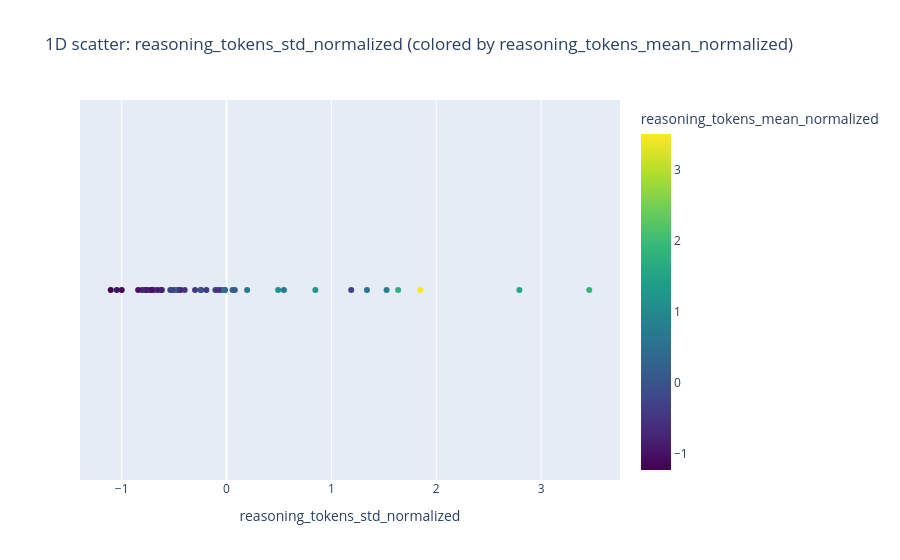
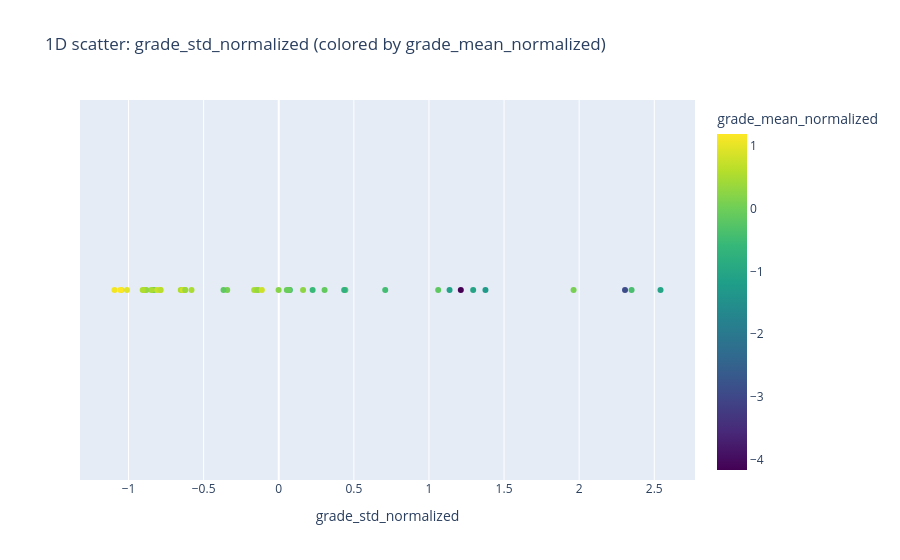
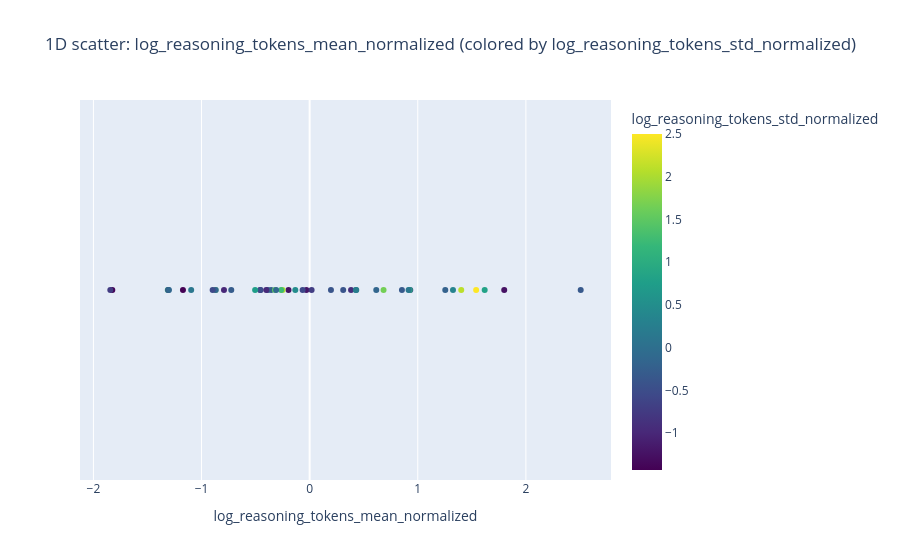
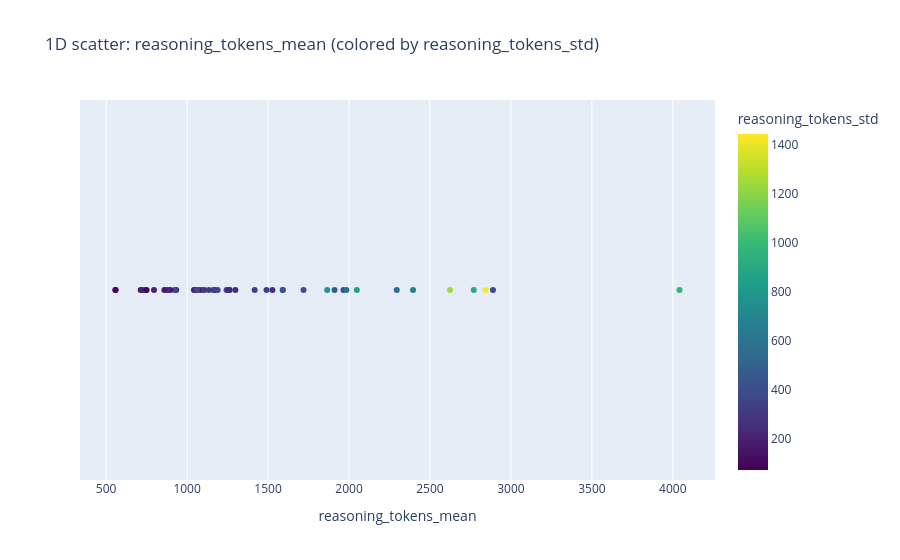

These figures' notebook cell, in order:
### Code cell
final_df_filtered = final_df[final_df['reasoning_tokens_std_normalized'] < 0.3]
df_in_use = final_df.copy()

df_in_use['id'] = df_in_use['id'].astype(object)
agg_df['id'] = agg_df.index.astype(object)
# show correlation matrix heatmap of agg_df for all numeric columns - without id column and non normalized columns
numeric_cols = [col for col in df_in_use.select_dtypes(include=[np.number]).columns if 'normalized' in col or 'avg_answer_distance' in col]
corr_matrix = df_in_use[numeric_cols].corr()
plt.figure(figsize=(12, 8))
sns.heatmap(corr_matrix, annot=True, cmap='coolwarm', fmt=".2f")
plt.title('Correlation Matrix Heatmap')
plt.show()

# show one dimentional scatter plots for each of the following columns: 'reasoning_tokens_std_normalized', 'grade_std_normalized', 'log_reasoning_tokens_std_normalized'
cols = [
    "reasoning_tokens_std_normalized",
    "grade_std_normalized",
    "log_reasoning_tokens_mean_normalized",
    "reasoning_tokens_mean",
    "grade_std",
    "log_reasoning_tokens_mean",
    "avg_answer_distance",
    "avg_answer_distance_normalized"
]

for col in cols:
    print(f"Plotting 1D scatter for column: {col}")
    mean_col = col.replace("std", "mean")
    std_col = col.replace("mean", "std")
    color_col = mean_col if "std" in col else std_col

    df_plot = df_in_use.copy()
    df_plot["_y"] = 0  # keep it 1D

    fig = px.scatter(
        df_plot,
        x=col,
        y="_y",
        color=color_col,
        hover_data=["id", col, color_col],
        title=f"1D scatter: {col} (colored by {color_col})",
        color_continuous_scale="Viridis",
    )

    fig.update_yaxes(visible=False)
    fig.update_layout(
        xaxis_title=col,
        yaxis_title="",
        showlegend=False,
    )

    fig.show()

### Figure 1 — Plotly figure (JSON) as saved in the notebook; plotly's stock layout.template omitted (floating-point values rounded to 4 significant figures)
{"data": [{"customdata": [["1", 1.78], ["2", -0.3929], ["3", -0.5667], ["4", 0.04166], ["5", 0.6873], ["6", -1.225], ["7", -1.225], ["8", -0.2687], ["9", 0.1782], ["10", -0.9765], ["11", -0.3681], ["12", -0.05767], ["13", 0.7991], ["14", 0.5507], ["15", -0.5047], ["16", 0.09133], ["17", -0.5543], ["18", -0.902], ["19", -0.7157], ["20", -0.7282], ["21", -0.4798], ["22", 1.581], ["23", -0.7654], ["24", 0.1782], ["25", -0.2687], ["26", 1.271], ["27", 0.7122], ["28", -1.014], ["29", 3.506], ["30", -0.7902], ["31", -0.5295], ["32", 1.879], ["33", -0.2936], ["34", 1.134], ["35", -0.2191], ["36", 0.6128], ["37", 1.941], ["38", -1.001], ["39", -0.9641], ["40", -0.5419], ["41", -0.4053], ["42", -0.4426], ["43", 0.3521], ["44", -0.2812], ["45", -0.8151]], "hovertemplate": "reasoning_tokens_std_normalized=%{x}<br>_y=%{y}<br>id=%{customdata[0]}<br>reasoning_tokens_mean_normalized=%{marker.color}<extra></extra>", "legendgroup": "", "marker": {"color": [1.78, -0.3929, -0.5667, 0.04166, 0.6873, -1.225, -1.225, -0.2687, 0.1782, -0.9765, -0.3681, -0.05767, 0.7991, 0.5507, -0.5047, 0.09133, -0.5543, -0.902, -0.7157, -0.7282, -0.4798, 1.581, -0.7654, 0.1782, -0.2687, 1.271, 0.7122, -1.014, 3.506, -0.7902, -0.5295, 1.879, -0.2936, 1.134, -0.2191, 0.6128, 1.941, -1.001, -0.9641, -0.5419, -0.4053, -0.4426, 0.3521, -0.2812, -0.8151], "coloraxis": "coloraxis", "symbol": "circle"}, "mode": "markers", "name": "", "orientation": "v", "showlegend": false, "type": "scatter", "x": [1.636, -0.7817, -0.7553, -0.2438, -0.04207, -1.104, -0.9997, 1.189, 0.07858, -0.4391, -0.1068, -0.2457, 1.525, 1.339, -0.4634, -0.4947, -0.626, -0.6584, -0.6924, -0.0182, -0.3993, 2.792, -0.8054, 0.05714, -0.7179, 0.8467, 0.547, -0.8429, 1.848, -0.617, -0.7179, 3.458, -0.04124, 0.4919, -0.5193, 0.1961, -0.02065, -0.7179, -1.047, -0.07658, -0.1919, -0.3003, -0.01494, -0.5365, -0.7665], "xaxis": "x", "y": [0, 0, 0, 0, 0, 0, 0, 0, 0, 0, 0, 0, 0, 0, 0, 0, 0, 0, 0, 0, 0, 0, 0, 0, 0, 0, 0, 0, 0, 0, 0, 0, 0, 0, 0, 0, 0, 0, 0, 0, 0, 0, 0, 0, 0], "yaxis": "y"}], "layout": {"coloraxis": {"colorbar": {"title": {"text": "reasoning_tokens_mean_normalized"}}, "colorscale": [[0, "#440154"], [0.1111, "#482878"], [0.2222, "#3e4989"], [0.3333, "#31688e"], [0.4444, "#26828e"], [0.5556, "#1f9e89"], [0.6667, "#35b779"], [0.7778, "#6ece58"], [0.8889, "#b5de2b"], [1, "#fde725"]]}, "legend": {"tracegroupgap": 0}, "showlegend": false, "title": {"text": "1D scatter: reasoning_tokens_std_normalized (colored by reasoning_tokens_mean_normalized)"}, "xaxis": {"anchor": "y", "domain": [0, 1], "title": {"text": "reasoning_tokens_std_normalized"}}, "yaxis": {"anchor": "x", "domain": [0, 1], "title": {"text": ""}, "visible": false}}}

### Figure 2 — Plotly figure (JSON) as saved in the notebook; plotly's stock layout.template omitted (floating-point values rounded to 4 significant figures)
{"data": [{"customdata": [["1", -0.1473], ["2", -0.01063], ["3", 0.09189], ["4", -0.2157], ["5", 0.502], ["6", 0.9634], ["7", 1.083], ["8", 1.083], ["9", -0.1302], ["10", 0.9805], ["11", 0.2115], ["12", -0.5574], ["13", -0.04481], ["14", 0.07481], ["15", -0.09607], ["16", -0.5745], ["17", 0.4678], ["18", 0.9634], ["19", 0.502], ["20", 0.8267], ["21", 0.502], ["22", 0.502], ["23", 0.7071], ["24", 0.3482], ["25", 0.3311], ["26", -0.7454], ["27", -0.4036], ["28", 0.3311], ["29", -1.224], ["30", 0.5362], ["31", 0.09189], ["32", -0.04481], ["33", 0.2628], ["34", -0.4549], ["35", -0.1644], ["36", -1.053], ["37", -4.163], ["38", 1.186], ["39", 0.7583], ["40", 0.6216], ["41", 0.7925], ["42", -1.104], ["43", -1.036], ["44", -2.933], ["45", 0.3824]], "hovertemplate": "grade_std_normalized=%{x}<br>_y=%{y}<br>id=%{customdata[0]}<br>grade_mean_normalized=%{marker.color}<extra></extra>", "legendgroup": "", "marker": {"color": [-0.1473, -0.01063, 0.09189, -0.2157, 0.502, 0.9634, 1.083, 1.083, -0.1302, 0.9805, 0.2115, -0.5574, -0.04481, 0.07481, -0.09607, -0.5745, 0.4678, 0.9634, 0.502, 0.8267, 0.502, 0.502, 0.7071, 0.3482, 0.3311, -0.7454, -0.4036, 0.3311, -1.224, 0.5362, 0.09189, -0.04481, 0.2628, -0.4549, -0.1644, -1.053, -4.163, 1.186, 0.7583, 0.6216, 0.7925, -1.104, -1.036, -2.933, 0.3824], "coloraxis": "coloraxis", "symbol": "circle"}, "mode": "markers", "name": "", "orientation": "v", "showlegend": false, "type": "scatter", "x": [1.061, -0.8304, -0.8364, 0.4434, -0.6523, -1.048, -0.8951, -1.093, 0.3051, -0.7874, -0.001021, 0.2254, 0.05387, 1.963, -0.6374, 0.07401, -0.6249, -1.011, -0.5809, -0.6395, -0.8488, -0.1637, -0.8987, -0.1397, -0.1421, 0.4355, 2.349, -0.8814, 1.376, -0.9058, -0.3429, 0.068, 0.1621, 0.7088, -0.3678, 1.294, 1.212, -1.054, -0.8098, -0.7874, -0.1127, 1.137, 2.541, 2.305, -0.6228], "xaxis": "x", "y": [0, 0, 0, 0, 0, 0, 0, 0, 0, 0, 0, 0, 0, 0, 0, 0, 0, 0, 0, 0, 0, 0, 0, 0, 0, 0, 0, 0, 0, 0, 0, 0, 0, 0, 0, 0, 0, 0, 0, 0, 0, 0, 0, 0, 0], "yaxis": "y"}], "layout": {"coloraxis": {"colorbar": {"title": {"text": "grade_mean_normalized"}}, "colorscale": [[0, "#440154"], [0.1111, "#482878"], [0.2222, "#3e4989"], [0.3333, "#31688e"], [0.4444, "#26828e"], [0.5556, "#1f9e89"], [0.6667, "#35b779"], [0.7778, "#6ece58"], [0.8889, "#b5de2b"], [1, "#fde725"]]}, "legend": {"tracegroupgap": 0}, "showlegend": false, "title": {"text": "1D scatter: grade_std_normalized (colored by grade_mean_normalized)"}, "xaxis": {"anchor": "y", "domain": [0, 1], "title": {"text": "grade_std_normalized"}}, "yaxis": {"anchor": "x", "domain": [0, 1], "title": {"text": ""}, "visible": false}}}

### Figure 3 — Plotly figure (JSON) as saved in the notebook; plotly's stock layout.template omitted (floating-point values rounded to 4 significant figures)
{"data": [{"customdata": [["1", 0.8209], ["2", -1.22], ["3", -1.031], ["4", -0.4055], ["5", -0.6451], ["6", -1.393], ["7", -0.7333], ["8", 2.05], ["9", 0.1282], ["10", 1.053], ["11", 1.259], ["12", -0.3812], ["13", 0.9713], ["14", 1.661], ["15", -0.382], ["16", -0.9036], ["17", -0.503], ["18", 0.1365], ["19", -0.2927], ["20", 1.698], ["21", -0.2523], ["22", 2.099], ["23", -0.9955], ["24", 0.2514], ["25", -1.197], ["26", 0.3354], ["27", 0.1329], ["28", -0.6259], ["29", -0.3254], ["30", -0.1472], ["31", -0.9682], ["32", 2.501], ["33", 0.4747], ["34", -0.2077], ["35", -0.7146], ["36", -0.3212], ["37", -1.245], ["38", -0.1191], ["39", -1.43], ["40", 0.7541], ["41", 1.494], ["42", -0.1111], ["43", -0.1476], ["44", -0.5685], ["45", -0.553]], "hovertemplate": "log_reasoning_tokens_mean_normalized=%{x}<br>_y=%{y}<br>id=%{customdata[0]}<br>log_reasoning_tokens_std_normalized=%{marker.color}<extra></extra>", "legendgroup": "", "marker": {"color": [0.8209, -1.22, -1.031, -0.4055, -0.6451, -1.393, -0.7333, 2.05, 0.1282, 1.053, 1.259, -0.3812, 0.9713, 1.661, -0.382, -0.9036, -0.503, 0.1365, -0.2927, 1.698, -0.2523, 2.099, -0.9955, 0.2514, -1.197, 0.3354, 0.1329, -0.6259, -0.3254, -0.1472, -0.9682, 2.501, 0.4747, -0.2077, -0.7146, -0.3212, -1.245, -0.1191, -1.43, 0.7541, 1.494, -0.1111, -0.1476, -0.5685, -0.553], "coloraxis": "coloraxis", "symbol": "circle"}, "mode": "markers", "name": "", "orientation": "v", "showlegend": false, "type": "scatter", "x": [1.619, -0.1954, -0.457, 0.3104, 0.9305, -1.825, -1.844, -0.2504, 0.4312, -1.312, -0.2631, 0.1971, 0.9252, 0.6836, -0.3872, 0.3828, -0.4542, -1.096, -0.7249, -0.8706, -0.3562, 1.402, -0.7924, 0.4278, -0.03038, 1.326, 0.9151, -1.308, 2.507, -0.8687, -0.4016, 1.54, -0.1327, 1.254, 0.01805, 0.8536, 1.8, -1.301, -1.172, -0.5042, -0.3207, -0.3099, 0.6163, -0.06486, -0.8972], "xaxis": "x", "y": [0, 0, 0, 0, 0, 0, 0, 0, 0, 0, 0, 0, 0, 0, 0, 0, 0, 0, 0, 0, 0, 0, 0, 0, 0, 0, 0, 0, 0, 0, 0, 0, 0, 0, 0, 0, 0, 0, 0, 0, 0, 0, 0, 0, 0], "yaxis": "y"}], "layout": {"coloraxis": {"colorbar": {"title": {"text": "log_reasoning_tokens_std_normalized"}}, "colorscale": [[0, "#440154"], [0.1111, "#482878"], [0.2222, "#3e4989"], [0.3333, "#31688e"], [0.4444, "#26828e"], [0.5556, "#1f9e89"], [0.6667, "#35b779"], [0.7778, "#6ece58"], [0.8889, "#b5de2b"], [1, "#fde725"]]}, "legend": {"tracegroupgap": 0}, "showlegend": false, "title": {"text": "1D scatter: log_reasoning_tokens_mean_normalized (colored by log_reasoning_tokens_std_normalized)"}, "xaxis": {"anchor": "y", "domain": [0, 1], "title": {"text": "log_reasoning_tokens_mean_normalized"}}, "yaxis": {"anchor": "x", "domain": [0, 1], "title": {"text": ""}, "visible": false}}}

### Figure 4 — Plotly figure (JSON) as saved in the notebook; plotly's stock layout.template omitted (floating-point values rounded to 4 significant figures)
{"data": [{"customdata": [["1", 895.0], ["2", 168.2], ["3", 176.1], ["4", 329.9], ["5", 390.5], ["6", 71.21], ["7", 102.6], ["8", 760.6], ["9", 426.8], ["10", 271.2], ["11", 371.1], ["12", 329.3], ["13", 861.8], ["14", 805.7], ["15", 263.9], ["16", 254.5], ["17", 215.0], ["18", 205.3], ["19", 195.0], ["20", 397.7], ["21", 283.1], ["22", 1243.0], ["23", 161.1], ["24", 420.4], ["25", 187.4], ["26", 657.7], ["27", 567.6], ["28", 149.8], ["29", 958.9], ["30", 217.7], ["31", 187.4], ["32", 1443.0], ["33", 390.8], ["34", 551.1], ["35", 247.1], ["36", 462.1], ["37", 397.0], ["38", 187.4], ["39", 88.33], ["40", 380.2], ["41", 345.5], ["42", 312.9], ["43", 398.7], ["44", 241.9], ["45", 172.7]], "hovertemplate": "reasoning_tokens_mean=%{x}<br>_y=%{y}<br>id=%{customdata[0]}<br>reasoning_tokens_std=%{marker.color}<extra></extra>", "legendgroup": "", "marker": {"color": [895.0, 168.2, 176.1, 329.9, 390.5, 71.21, 102.6, 760.6, 426.8, 271.2, 371.1, 329.3, 861.8, 805.7, 263.9, 254.5, 215.0, 205.3, 195.0, 397.7, 283.1, 1243.0, 161.1, 420.4, 187.4, 657.7, 567.6, 149.8, 958.9, 217.7, 187.4, 1443.0, 390.8, 551.1, 247.1, 462.1, 397.0, 187.4, 88.33, 380.2, 345.5, 312.9, 398.7, 241.9, 172.7], "coloraxis": "coloraxis", "symbol": "circle"}, "mode": "markers", "name": "", "orientation": "v", "showlegend": false, "type": "scatter", "x": [2770.0, 1170.0, 1042.0, 1490.0, 1966.0, 557.7, 557.7, 1262.0, 1591.0, 740.6, 1189.0, 1417.0, 2048.0, 1865.0, 1088.0, 1527.0, 1051.0, 795.4, 932.6, 923.4, 1106.0, 2624.0, 896.0, 1591.0, 1262.0, 2395.0, 1984.0, 713.1, 4041.0, 877.7, 1070.0, 2843.0, 1243.0, 2295.0, 1298.0, 1911.0, 2889.0, 722.3, 749.7, 1061.0, 1161.0, 1134.0, 1719.0, 1253.0, 859.4], "xaxis": "x", "y": [0, 0, 0, 0, 0, 0, 0, 0, 0, 0, 0, 0, 0, 0, 0, 0, 0, 0, 0, 0, 0, 0, 0, 0, 0, 0, 0, 0, 0, 0, 0, 0, 0, 0, 0, 0, 0, 0, 0, 0, 0, 0, 0, 0, 0], "yaxis": "y"}], "layout": {"coloraxis": {"colorbar": {"title": {"text": "reasoning_tokens_std"}}, "colorscale": [[0, "#440154"], [0.1111, "#482878"], [0.2222, "#3e4989"], [0.3333, "#31688e"], [0.4444, "#26828e"], [0.5556, "#1f9e89"], [0.6667, "#35b779"], [0.7778, "#6ece58"], [0.8889, "#b5de2b"], [1, "#fde725"]]}, "legend": {"tracegroupgap": 0}, "showlegend": false, "title": {"text": "1D scatter: reasoning_tokens_mean (colored by reasoning_tokens_std)"}, "xaxis": {"anchor": "y", "domain": [0, 1], "title": {"text": "reasoning_tokens_mean"}}, "yaxis": {"anchor": "x", "domain": [0, 1], "title": {"text": ""}, "visible": false}}}
